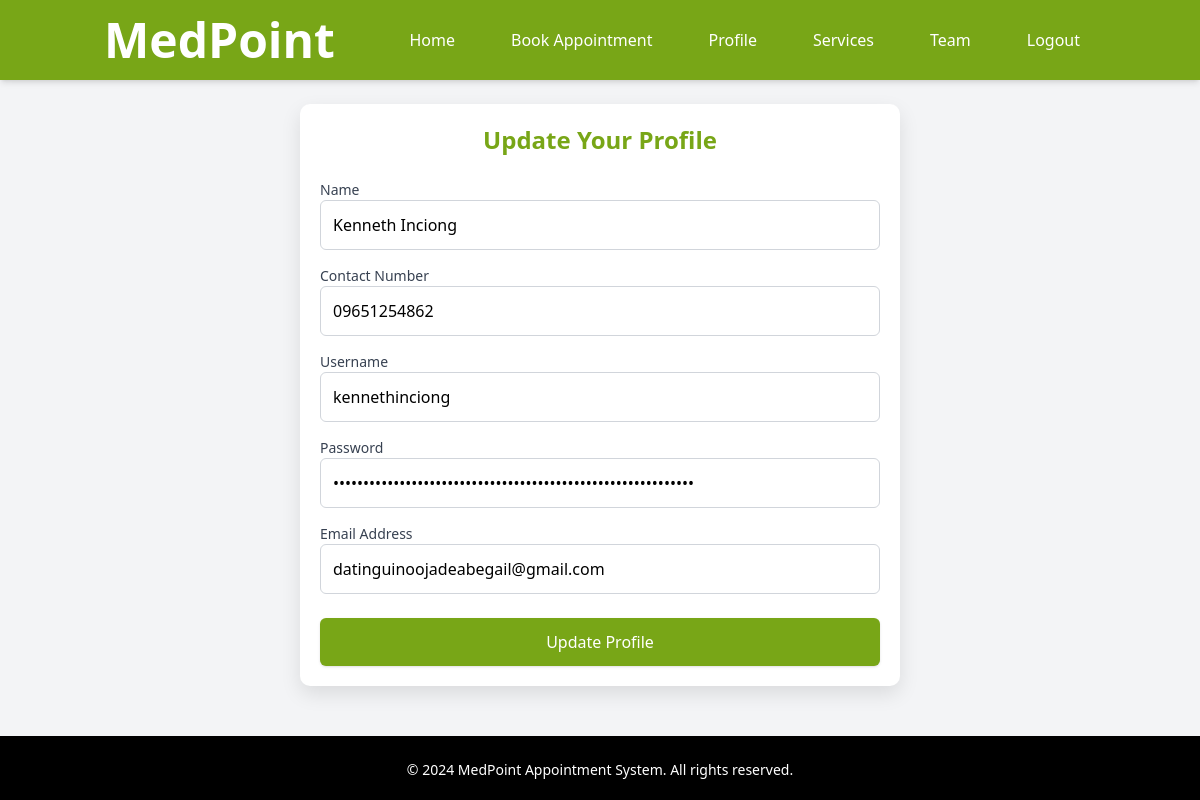
The app's page /user/profile.php (signed in) with its own data.
### tables this page shows
CREATE TABLE `user` (
  `id` int(11) NOT NULL,
  `name` varchar(100) NOT NULL,
  `contact_number` varchar(15) NOT NULL,
  `username` varchar(50) NOT NULL,
  `password` varchar(255) NOT NULL,
  `role` enum('user','admin') DEFAULT 'user',
  `email` varchar(255) NOT NULL
);

### user/profile.php (the view, shortened to what this page needs)
<?php
include('../includes/db.php');
include('../includes/user-navbar.php');
$user_id = $_SESSION['user_id'];
$stmt = $pdo->prepare("SELECT * FROM user WHERE id = ?");
$stmt->execute([$user_id]);
$user = $stmt->fetch();
?>
<!DOCTYPE html>
<html lang="en">
<head>
    <script src="https://cdn.tailwindcss.com"></script>
</head>
<body class="bg-gray-100">
    <div class="form-container mt-16">
        <h2 class="text-2xl font-semibold text-center mb-6">Update Your Profile</h2>
        <form method="POST">
             <div class="mb-4">
                <label for="name" class="block text-sm font-medium text-gray-700">Name</label>
                <input
                    type="text"
                    name="name"
                    id="name"
                    value="<?php echo htmlspecialchars($user['name']); ?>"
                    class="block w-full p-3 border border-gray-300 rounded-md focus:ring focus:ring-green-300 transition-all"
                    required>
            </div>
             <div class="mb-4">
                <label for="contact_number" class="block text-sm font-medium text-gray-700">Contact Number</label>
                <input
                    type="text"
                    name="contact_number"
                    id="contact_number"
                    value="<?php echo htmlspecialchars($user['contact_number']); ?>"
                    class="block w-full p-3 border border-gray-300 rounded-md focus:ring focus:ring-green-300 transition-all"
                    required>
            </div>
            <div class="mb-4">
                <label for="username" class="block text-sm font-medium text-gray-700">Username</label>
                <input
                    type="text"
                    name="username"
                    id="username"
                    value="<?php echo htmlspecialchars($user['username']); ?>"
                    class="block w-full p-3 border border-gray-300 rounded-md focus:ring focus:ring-green-300 transition-all"
                    required>
            </div>
             <div class="mb-4">
                <label for="password" class="block text-sm font-medium text-gray-700">Password</label>
                <input
                    type="password"
                    name="password"
                    id="password"
                    value="<?php echo htmlspecialchars($user['password']); ?>"
                    class="block w-full p-3 border border-gray-300 rounded-md focus:ring focus:ring-green-300 transition-all"
                    required>
            </div>
            <div class="mb-6">
                <label for="email" class="block text-sm font-medium text-gray-700">Email Address</label>
                <input
                    type="email"
                    name="email"
                    id="email"
                    value="<?php echo htmlspecialchars($user['email']); ?>"
                    class="block w-full p-3 border border-gray-300 rounded-md focus:ring focus:ring-green-300 transition-all"
                    required>
            </div>
            <button
                type="submit"
                class="w-full py-3 text-white rounded-md shadow hover:shadow-lg transition-shadow">
                Update Profile
            </button>
        </form>
    </div>
    <?php include('../includes/footer.php'); ?>
</body>
</html>

### user/profile.php (style rules this page uses)
.form-container { max-width: 600px; margin: 50px auto; padding: 20px; background-color: #fff; border-radius: 10px; box-shadow: 0 8px 20px rgba(0, 0, 0, 0.1); }
.form-container h2 { color: #78A617; }
.form-container button { background-color: #78A617; }

### records on screen
user: name "Kenneth Inciong", contact_number "09651254862", username "kennethinciong", email "datinguinoojadeabegail@gmail.com"
